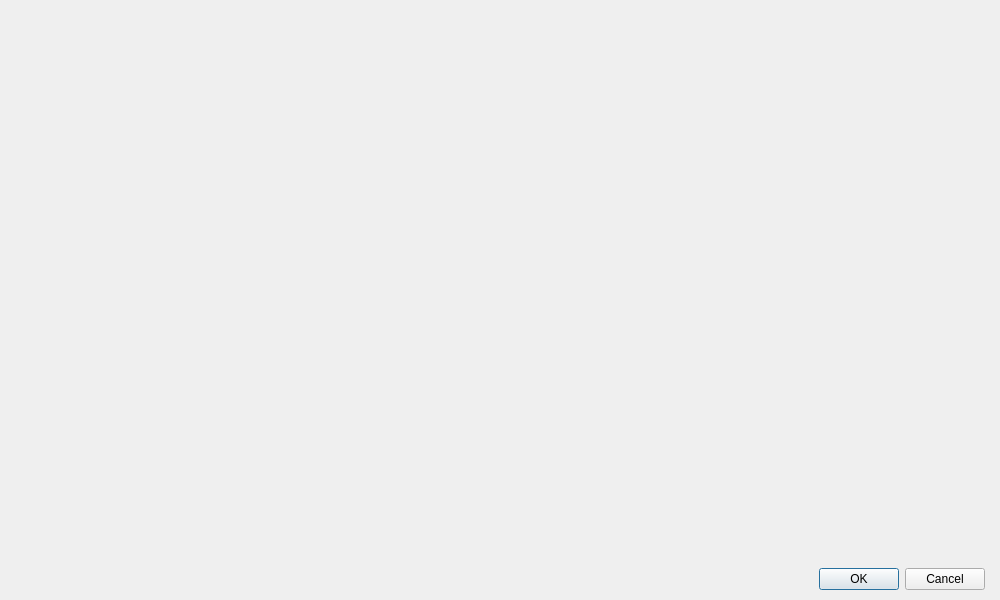
<?xml version="1.0" encoding="UTF-8"?>
<ui version="4.0">
 <class>DialogSelectPosition</class>
 <widget class="QDialog" name="DialogSelectPosition">
  <property name="geometry">
   <rect>
    <x>0</x>
    <y>0</y>
    <width>1000</width>
    <height>600</height>
   </rect>
  </property>
  <property name="windowTitle">
   <string>Select a map and a position...</string>
  </property>
  <layout class="QGridLayout" name="gridLayout">
   <property name="leftMargin">
    <number>15</number>
   </property>
   <property name="topMargin">
    <number>10</number>
   </property>
   <property name="rightMargin">
    <number>15</number>
   </property>
   <property name="bottomMargin">
    <number>10</number>
   </property>
   <item row="0" column="0">
    <layout class="QVBoxLayout" name="verticalLayout">
     <property name="spacing">
      <number>15</number>
     </property>
     <item>
      <widget class="PanelSelectPositionMaps" name="panelSelectPositionMaps" native="true"/>
     </item>
     <item>
      <widget class="QDialogButtonBox" name="buttonBox">
       <property name="orientation">
        <enum>Qt::Horizontal</enum>
       </property>
       <property name="standardButtons">
        <set>QDialogButtonBox::Cancel|QDialogButtonBox::Ok</set>
       </property>
      </widget>
     </item>
    </layout>
   </item>
  </layout>
 </widget>
 <customwidgets>
  <customwidget>
   <class>PanelSelectPositionMaps</class>
   <extends>QWidget</extends>
   <header>panelselectpositionmaps.h</header>
   <container>1</container>
  </customwidget>
 </customwidgets>
 <resources/>
 <connections>
  <connection>
   <sender>buttonBox</sender>
   <signal>accepted()</signal>
   <receiver>DialogSelectPosition</receiver>
   <slot>accept()</slot>
   <hints>
    <hint type="sourcelabel">
     <x>248</x>
     <y>254</y>
    </hint>
    <hint type="destinationlabel">
     <x>157</x>
     <y>274</y>
    </hint>
   </hints>
  </connection>
  <connection>
   <sender>buttonBox</sender>
   <signal>rejected()</signal>
   <receiver>DialogSelectPosition</receiver>
   <slot>reject()</slot>
   <hints>
    <hint type="sourcelabel">
     <x>316</x>
     <y>260</y>
    </hint>
    <hint type="destinationlabel">
     <x>286</x>
     <y>274</y>
    </hint>
   </hints>
  </connection>
 </connections>
</ui>
